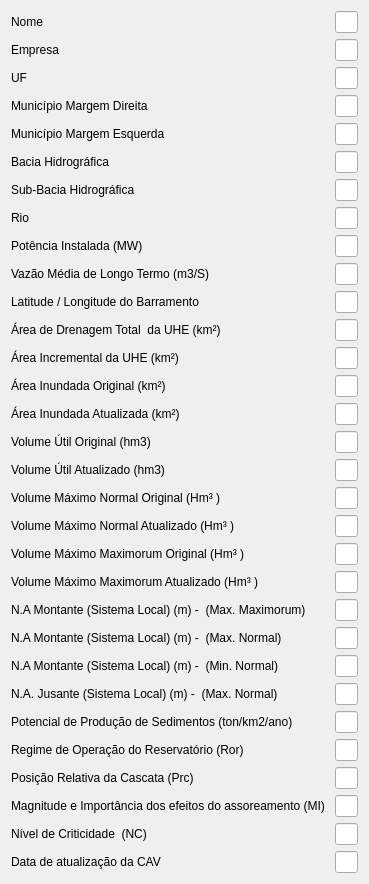
                  <widget class="QWidget" name="scrollAreaWidgetContents">
                   <property name="geometry">
                    <rect>
                     <x>0</x>
                     <y>0</y>
                     <width>369</width>
                     <height>821</height>
                    </rect>
                   </property>
                   <layout class="QFormLayout" name="formLayout">
                    <item row="2" column="0">
                     <widget class="QLabel" name="label_2">
                      <property name="sizePolicy">
                       <sizepolicy hsizetype="Preferred" vsizetype="Preferred">
                        <horstretch>0</horstretch>
                        <verstretch>0</verstretch>
                       </sizepolicy>
                      </property>
                      <property name="text">
                       <string>Empresa</string>
                      </property>
                     </widget>
                    </item>
                    <item row="3" column="0">
                     <widget class="QLabel" name="label_17">
                      <property name="text">
                       <string>UF</string>
                      </property>
                     </widget>
                    </item>
                    <item row="3" column="1">
                     <widget class="QLineEdit" name="FT002"/>
                    </item>
                    <item row="4" column="0">
                     <widget class="QLabel" name="label_39">
                      <property name="text">
                       <string>Município Margem Direita</string>
                      </property>
                     </widget>
                    </item>
                    <item row="4" column="1">
                     <widget class="QLineEdit" name="FT003"/>
                    </item>
                    <item row="5" column="0">
                     <widget class="QLabel" name="label_32">
                      <property name="text">
                       <string>Município Margem Esquerda</string>
                      </property>
                     </widget>
                    </item>
                    <item row="5" column="1">
                     <widget class="QLineEdit" name="FT004"/>
                    </item>
                    <item row="6" column="0">
                     <widget class="QLabel" name="label_18">
                      <property name="text">
                       <string>Bacia Hidrográfica</string>
                      </property>
                     </widget>
                    </item>
                    <item row="6" column="1">
                     <widget class="QLineEdit" name="FT005"/>
                    </item>
                    <item row="7" column="0">
                     <widget class="QLabel" name="label_35">
                      <property name="text">
                       <string>Sub-Bacia Hidrográfica</string>
                      </property>
                     </widget>
                    </item>
                    <item row="7" column="1">
                     <widget class="QLineEdit" name="FT006"/>
                    </item>
                    <item row="8" column="0">
                     <widget class="QLabel" name="label_33">
                      <property name="text">
                       <string>Rio</string>
                      </property>
                     </widget>
                    </item>
                    <item row="8" column="1">
                     <widget class="QLineEdit" name="FT007"/>
                    </item>
                    <item row="9" column="0">
                     <widget class="QLabel" name="label_36">
                      <property name="text">
                       <string>Potência Instalada (MW)</string>
                      </property>
                     </widget>
                    </item>
                    <item row="9" column="1">
                     <widget class="QLineEdit" name="FT008"/>
                    </item>
                    <item row="10" column="0">
                     <widget class="QLabel" name="label_19">
                      <property name="text">
                       <string>Vazão Média de Longo Termo (m3/S)</string>
                      </property>
                     </widget>
                    </item>
                    <item row="10" column="1">
                     <widget class="QLineEdit" name="FT009"/>
                    </item>
                    <item row="11" column="0">
                     <widget class="QLabel" name="label_41">
                      <property name="text">
                       <string>Latitude / Longitude do Barramento</string>
                      </property>
                     </widget>
                    </item>
                    <item row="11" column="1">
                     <widget class="QLineEdit" name="FT010"/>
                    </item>
                    <item row="12" column="0">
                     <widget class="QLabel" name="label_42">
                      <property name="text">
                       <string>Área de Drenagem Total  da UHE (km²)</string>
                      </property>
                     </widget>
                    </item>
                    <item row="12" column="1">
                     <widget class="QLineEdit" name="FT011"/>
                    </item>
                    <item row="13" column="0">
                     <widget class="QLabel" name="label_43">
                      <property name="text">
                       <string>Área Incremental da UHE (km²)</string>
                      </property>
                     </widget>
                    </item>
                    <item row="13" column="1">
                     <widget class="QLineEdit" name="FT012"/>
                    </item>
                    <item row="14" column="0">
                     <widget class="QLabel" name="label_46">
                      <property name="text">
                       <string>Área Inundada Original (km²)</string>
                      </property>
                     </widget>
                    </item>
                    <item row="14" column="1">
                     <widget class="QLineEdit" name="FT013"/>
                    </item>
                    <item row="15" column="0">
                     <widget class="QLabel" name="label_45">
                      <property name="text">
                       <string>Área Inundada Atualizada (km²)</string>
                      </property>
                     </widget>
                    </item>
                    <item row="15" column="1">
                     <widget class="QLineEdit" name="FT014"/>
                    </item>
                    <item row="16" column="0">
                     <widget class="QLabel" name="label_44">
                      <property name="text">
                       <string>Volume Útil Original (hm3)</string>
                      </property>
                     </widget>
                    </item>
                    <item row="16" column="1">
                     <widget class="QLineEdit" name="FT015"/>
                    </item>
                    <item row="17" column="0">
                     <widget class="QLabel" name="label_34">
                      <property name="text">
                       <string>Volume Útil Atualizado (hm3)</string>
                      </property>
                     </widget>
                    </item>
                    <item row="17" column="1">
                     <widget class="QLineEdit" name="FT016"/>
                    </item>
                    <item row="18" column="0">
                     <widget class="QLabel" name="label_30">
                      <property name="text">
                       <string>Volume Máximo Normal Original (Hm³ )</string>
                      </property>
                     </widget>
                    </item>
                    <item row="18" column="1">
                     <widget class="QLineEdit" name="FT017">
                      <property name="sizePolicy">
                       <sizepolicy hsizetype="Expanding" vsizetype="Expanding">
                        <horstretch>0</horstretch>
                        <verstretch>0</verstretch>
                       </sizepolicy>
                      </property>
                     </widget>
                    </item>
                    <item row="19" column="0">
                     <widget class="QLabel" name="label_28">
                      <property name="text">
                       <string>Volume Máximo Normal Atualizado (Hm³ )</string>
                      </property>
                     </widget>
                    </item>
                    <item row="19" column="1">
                     <widget class="QLineEdit" name="FT018"/>
                    </item>
                    <item row="20" column="0">
                     <widget class="QLabel" name="label_21">
                      <property name="text">
                       <string>Volume Máximo Maximorum Original (Hm³ )</string>
                      </property>
                     </widget>
                    </item>
                    <item row="20" column="1">
                     <widget class="QLineEdit" name="FT019"/>
                    </item>
                    <item row="21" column="0">
                     <widget class="QLabel" name="label_20">
                      <property name="text">
                       <string>Volume Máximo Maximorum Atualizado (Hm³ )</string>
                      </property>
                     </widget>
                    </item>
                    <item row="21" column="1">
                     <widget class="QLineEdit" name="FT020"/>
                    </item>
                    <item row="22" column="0">
                     <widget class="QLabel" name="label_40">
                      <property name="text">
                       <string>N.A Montante (Sistema Local) (m) -  (Max. Maximorum)</string>
                      </property>
                     </widget>
                    </item>
                    <item row="22" column="1">
                     <widget class="QLineEdit" name="FT021"/>
                    </item>
                    <item row="23" column="0">
                     <widget class="QLabel" name="label_47">
                      <property name="text">
                       <string>N.A Montante (Sistema Local) (m) -  (Max. Normal)</string>
                      </property>
                     </widget>
                    </item>
                    <item row="23" column="1">
                     <widget class="QLineEdit" name="FT022"/>
                    </item>
                    <item row="24" column="0">
                     <widget class="QLabel" name="label_48">
                      <property name="text">
                       <string>N.A Montante (Sistema Local) (m) -  (Min. Normal)</string>
                      </property>
                     </widget>
                    </item>
                    <item row="24" column="1">
                     <widget class="QLineEdit" name="FT023"/>
                    </item>
                    <item row="25" column="0">
                     <widget class="QLabel" name="label_29">
                      <property name="text">
                       <string>N.A. Jusante (Sistema Local) (m) -  (Max. Normal)</string>
                      </property>
                     </widget>
                    </item>
                    <item row="25" column="1">
                     <widget class="QLineEdit" name="FT024"/>
                    </item>
                    <item row="26" column="0">
                     <widget class="QLabel" name="label_22">
                      <property name="text">
                       <string>Potencial de Produção de Sedimentos (ton/km2/ano)</string>
                      </property>
                     </widget>
                    </item>
                    <item row="26" column="1">
                     <widget class="QLineEdit" name="FT025"/>
                    </item>
                    <item row="27" column="0">
                     <widget class="QLabel" name="label_38">
                      <property name="text">
                       <string>Regime de Operação do Reservatório (Ror)</string>
                      </property>
                     </widget>
                    </item>
                    <item row="27" column="1">
                     <widget class="QLineEdit" name="FT026"/>
                    </item>
                    <item row="28" column="0">
                     <widget class="QLabel" name="label_37">
                      <property name="text">
                       <string>Posição Relativa da Cascata (Prc)</string>
                      </property>
                     </widget>
                    </item>
                    <item row="28" column="1">
                     <widget class="QLineEdit" name="FT027"/>
                    </item>
                    <item row="29" column="0">
                     <widget class="QLabel" name="label_31">
                      <property name="text">
                       <string>Magnitude e Importância dos efeitos do assoreamento (MI) </string>
                      </property>
                     </widget>
                    </item>
                    <item row="29" column="1">
                     <widget class="QLineEdit" name="FT028"/>
                    </item>
                    <item row="30" column="0">
                     <widget class="QLabel" name="label_25">
                      <property name="text">
                       <string>Nível de Criticidade  (NC) </string>
                      </property>
                     </widget>
                    </item>
                    <item row="30" column="1">
                     <widget class="QLineEdit" name="FT029"/>
                    </item>
                    <item row="31" column="0">
                     <widget class="QLabel" name="label_27">
                      <property name="text">
                       <string>Data de atualização da CAV</string>
                      </property>
                     </widget>
                    </item>
                    <item row="31" column="1">
                     <widget class="QLineEdit" name="FT030"/>
                    </item>
                    <item row="2" column="1">
                     <widget class="QLineEdit" name="FT001">
                      <property name="sizePolicy">
                       <sizepolicy hsizetype="Expanding" vsizetype="Expanding">
                        <horstretch>0</horstretch>
                        <verstretch>0</verstretch>
                       </sizepolicy>
                      </property>
                     </widget>
                    </item>
                    <item row="0" column="1">
                     <widget class="QLineEdit" name="FT000">
                      <property name="sizePolicy">
                       <sizepolicy hsizetype="Expanding" vsizetype="Expanding">
                        <horstretch>0</horstretch>
                        <verstretch>0</verstretch>
                       </sizepolicy>
                      </property>
                     </widget>
                    </item>
                    <item row="0" column="0">
                     <widget class="QLabel" name="label_7">
                      <property name="sizePolicy">
                       <sizepolicy hsizetype="Preferred" vsizetype="Preferred">
                        <horstretch>0</horstretch>
                        <verstretch>0</verstretch>
                       </sizepolicy>
                      </property>
                      <property name="text">
                       <string>Nome</string>
                      </property>
                     </widget>
                    </item>
                   </layout>
                  </widget>
